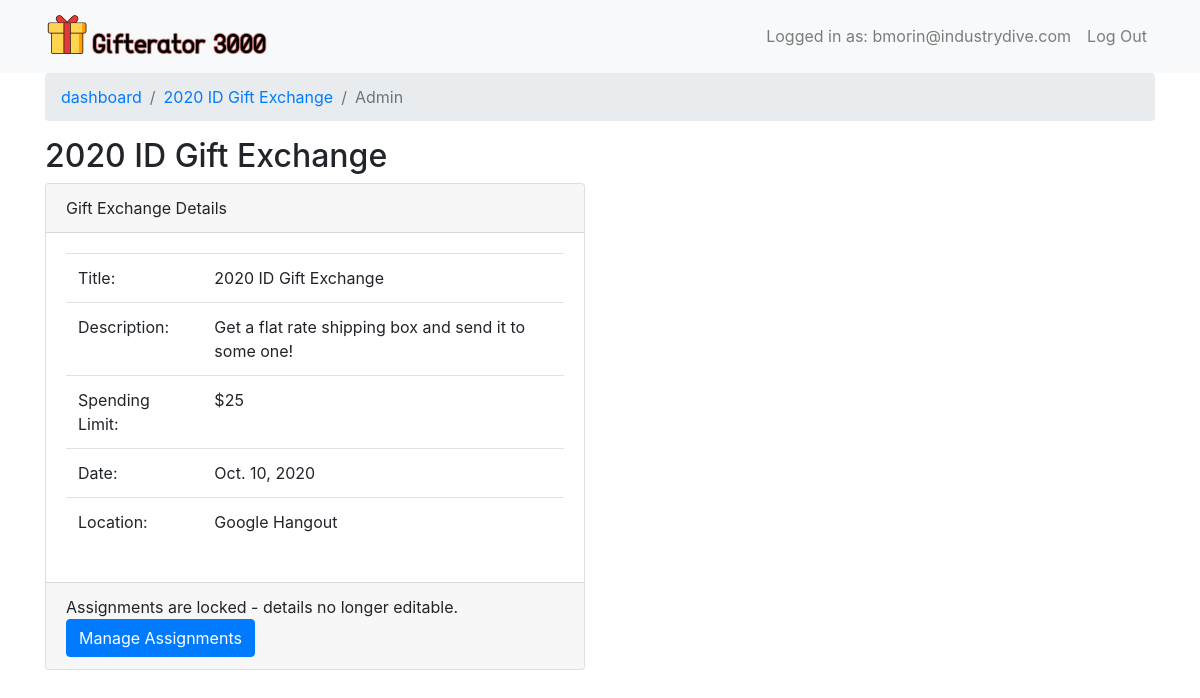
The app's page /giftexchange/1/manage/ (signed in) with its own data.
### giftexchange/models.py (models this page shows, shortened)
class GiftExchange(models.Model):
	title = models.CharField(max_length=300, unique=True)
	date = models.DateField(blank=True, null=True)
	location = models.CharField(max_length=500)
	description = models.TextField(blank=True, null=True)
	spending_limit = models.IntegerField(default=0)
	admin_appuser = models.ManyToManyField(AppUser)
	assignments_locked = models.BooleanField(default=False)

### giftexchange/views.py (the view)
# urls.py: path('giftexchange/<int:giftexchange_id>/manage/', views.GiftExchangeAdminDetail.as_view(), name='giftexchange_manage_dashboard'),
class GiftExchangeAdminDetail(GiftExchangeAdminView):
	def get(self, request, *args, **kwargs):
		template = loader.get_template('giftexchange/dashboard_manage.html')
		context = {
			'breadcrumbs': [
				('dashboard', reverse('dashboard')),
				(self.giftexchange.title, reverse('giftexchange_detail', kwargs={'giftexchange_id': self.giftexchange_id})),
				('Admin', None)
			],
			'giftexchange': self.giftexchange
		}
		return HttpResponse(template.render(context, request))

### giftexchange/models.py (called while the page is built)
	def exchange_participant(self, giftexchange):
		participant_exists = Participant.objects.filter(appuser=self, giftexchange=giftexchange).exists()
		if participant_exists:
			return Participant.objects.get(appuser=self, giftexchange=giftexchange)
		return False

	@classmethod
	def get(cls, djangouser):
		return cls.objects.get(djangouser=djangouser)

### giftexchange/views.py (called while the page is built)
	def _get_participant_and_exchange(self, appuser, giftexchange_id):
		giftexchange = None
		participant_details = None
		giftexchange = GiftExchange.objects.filter(pk=giftexchange_id).first()
		if giftexchange:
			participant_details = appuser.exchange_participant(giftexchange)
		return giftexchange, participant_details

	def setup(self, request, *args, **kwargs):
		super(AuthenticatedView, self).setup(request, *args, **kwargs)
		if not self.request.user.is_authenticated:
			raise Http404('Login Required')
		self.giftexchange = None
		self.is_admin = False
		self.djangouser = request.user
		self.appuser = AppUser.get(djangouser=self.djangouser)
		if 'giftexchange_id' in kwargs:
			self.giftexchange = GiftExchange.objects.filter(pk=kwargs['giftexchange_id']).first()
			self.giftexchange_id = self.giftexchange.pk

	def setup(self, request, *args, **kwargs):
		super(GiftExchangeAdminView, self).setup(request, *args, **kwargs)
		self.giftexchange_id = kwargs['giftexchange_id']
		self.appuser = AppUser.get(djangouser=request.user)
		self.giftexchange, self.participant_details = self._get_participant_and_exchange(self.appuser, self.giftexchange_id)
		if not self.giftexchange:
			raise Http404('Gift exchange with id {} not found'.format(self.giftexchange_id))
		if not self.participant_details:
			raise Http404('User not a participant on this exchange')
		if not self.appuser in self.giftexchange.admin_appuser.all():
			raise Http404('User not an admin on this exchange')

### giftexchange/templates/giftexchange/dashboard_manage.html
{% extends 'giftexchange/base.html' %}
{% block page_content %}
	<h2>{{giftexchange.title}}</h2>
	<div class="row">
		<div class="col-6">
			<div class="card">
				<div class="card-header">
			    	Gift Exchange Details
			  </div>
			  <div class="card-body">
			  		<table class="table">
			  			<tr>
			  				<td>Title: </td>
			  				<td>{{giftexchange.title}}</td>
			  			</tr>
			  			<tr>
			  				<td>Description: </td>
			  				<td>{{giftexchange.description}}</td>
			  			</tr>
			  			<tr>
			  				<td>Spending Limit: </td>
			  				<td>${{giftexchange.spending_limit}}</td>
			  			</tr>
			  			<tr>
			  				<td>Date: </td>
			  				<td>{{giftexchange.date}}</td>
			  			</tr>
			  			<tr>
			  				<td>Location: </td>
			  				<td>{{giftexchange.location}}</td>
			  			</tr>
			  		</table>
			  </div>
			  <div class="card-footer">
			  	{% if not giftexchange.assignments_locked %}
					<a class="card-link" href="{% url 'giftexchange_manage_edit_details' giftexchange_id=giftexchange.pk %}"><button class="btn btn-primary">Edit</button></a>
					<a class="card-link" href="{% url 'giftexchange_manage_participants' giftexchange_id=giftexchange.pk %}"><button class="btn btn-primary">Manage Particpants</button></a>
				{% else %}
					Assignments are locked - details no longer editable.
				{% endif %}
				<a  class="card-link" href="{% url 'giftexchange_manage_assignments' giftexchange_id=giftexchange.pk %}" ><button class="btn btn-primary">Manage Assignments</button></a>
			  </div>
			</div>
		</div>
	</div>
{% endblock %}

### giftexchange/templates/giftexchange/base.html (shortened to what this page needs)
{% load static %}
<!DOCTYPE html>
<html lang="en">
<head>
	<link href="{% static 'bootstrap/css/bootstrap.min.css' %}" rel="stylesheet">
	<link href= 'https://ajax.googleapis.com/ajax/libs/jqueryui/1.12.1/themes/ui-lightness/jquery-ui.css' rel='stylesheet'>
</head>
<body>
	{% block header_nav %}
		<nav class="navbar navbar-expand-sm bg-light navbar-light">
			<div class="container">
				<a class="navbar-brand float-left" href="{% url 'dashboard' %}">
					<img class="d-inline-block align-top" src="{% static 'site-images/gifterator-icon.png' %}" width="225px"/>
				</a>
				<ul class="navbar-nav">
					{% if request.user.is_authenticated %}
						<li class="nav-item">
							<a href="{% url 'profile' %}" class="nav-link">Logged in as: {{request.user.username}}</a>
						</li>
						<li class="nav-item">
							<a class="nav-link" href="{% url 'logout' %}">Log Out</a>
						</li>
					{% else %}
						<li class="nav-item">
							<a class="nav-link" href="{% url 'login' %}">Log In</a>
						</li>
					{% endif %}
				</ul>
			</div>
		</nav>
	{% endblock %}
	{% if breadcrumbs %}
		<div class="container">
			<nav aria-label="breadcrumb">
			  <ol class="breadcrumb">
			  	{% for title, link in breadcrumbs %}
					{% if link %}
						<li class="breadcrumb-item"><a href="{{link}}">{{title}}</a></li>
					{% else %}
						<li class="breadcrumb-item active">{{title}}</li>
					{% endif %}
				{% endfor %}
			  </ol>
			</nav>
		</div>
	{% endif %}
	<div class="container">
		<div id="main-content">
				{% block page_content %}{% endblock %}
		</div>
	</div>
</body>

### records on screen
GiftExchange: breadcrumbs "2020 ID Gift Exchange", title "2020 ID Gift Exchange", description "Get a flat rate shipping box and send it to some one!", spending_limit "25", date "Oct. 10, 2020", location "Google Hangout"

### other values on screen
{{ request.user.username }} "bmorin@industrydive.com"
{{ title }} "dashboard"
{{ title }} "Admin"
